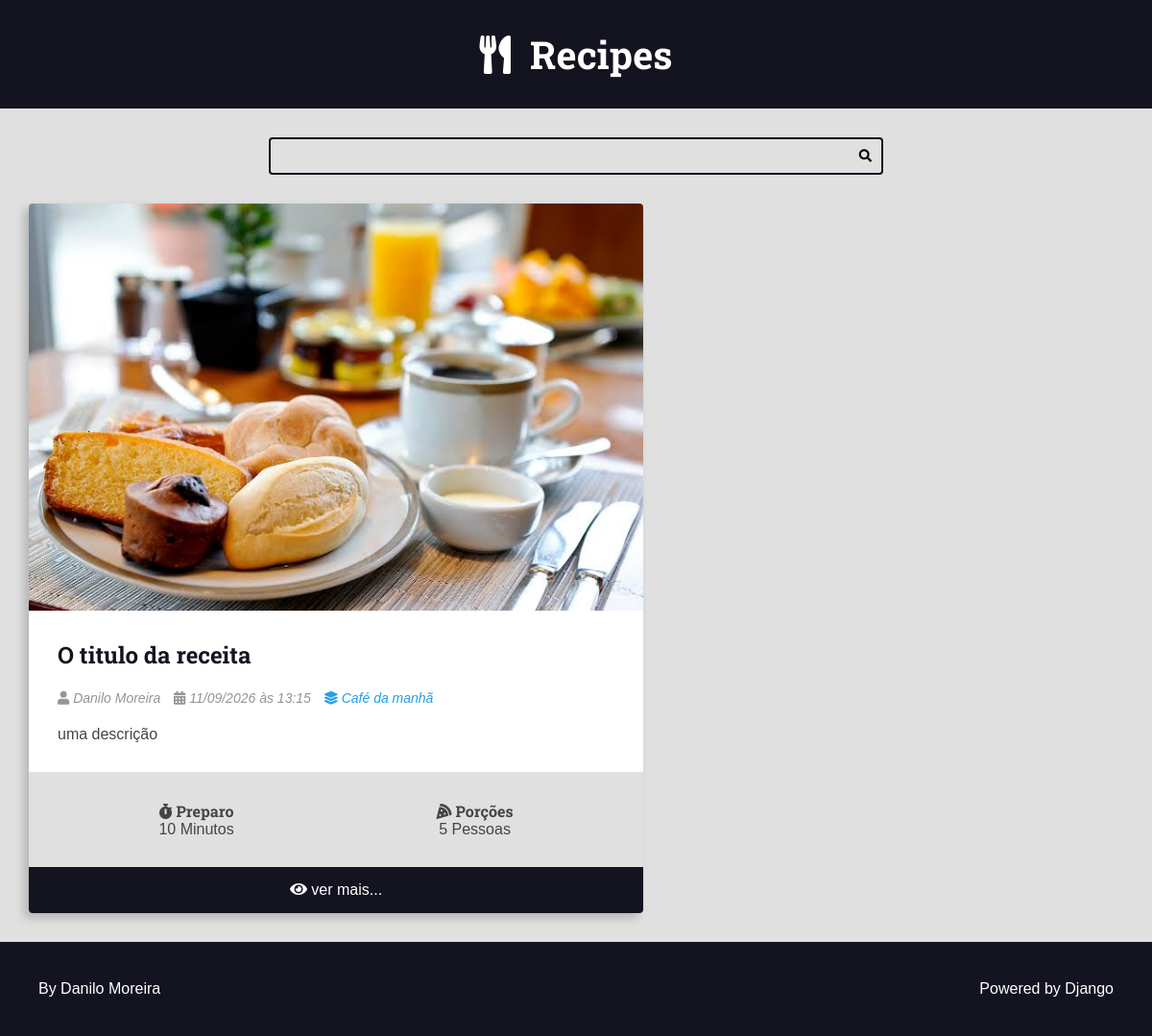
Page /recipes/category/3/ on the committed database.
### recipes/models.py (models this page shows, shortened)
class Recipe(models.Model):
    title = models.CharField(max_length=65)
    description = models.CharField(max_length=165)
    slug = models.SlugField()
    preparation_time = models.IntegerField()
    preparation_time_unit = models.CharField(max_length=65)
    servings = models.IntegerField()
    servings_unit = models.CharField(max_length=65)
    preparation_steps = models.TextField()
    preparation_steps_is_html = models.BooleanField(default=False)
    created_at = models.DateTimeField(auto_now_add=True)
    updated_at = models.DateTimeField(auto_now=True)
    is_published = models.BooleanField(default=False)
    cover = models.ImageField(upload_to='recipes/covers/%Y/%m/%d/', blank=True, default='')
    category = models.ForeignKey(
        Category, on_delete=models.SET_NULL, null=True, blank=True, default=None)
    author = models.ForeignKey(
        User, on_delete=models.SET_NULL, null=True
    )

class Category(models.Model):
    name = models.CharField(max_length=65)

### recipes/views.py (the view)
# urls.py: path('recipes/category/<int:category_id>/',views.category, name="category"),
def category(request, category_id):
    recipes = Recipe.objects.filter(category__id=category_id, is_published=True).order_by('-id')
    return render(request, 'recipes/pages/category.html', context={'recipes': recipes,})

### recipes/templates/recipes/pages/category.html (shortened to what this page needs)
{% extends 'global/base.html' %}
{% block content %}
<div class="main-content main-content-list container">
    {% for recipe in recipes  %}
    {% include 'recipes/partials/recipe.html' %}
    {% endfor %}
</div>
{% endblock content %}

### recipes/templates/recipes/partials/recipe.html (shortened to what this page needs)
<div class="recipe recipe-list-item">
    {% if recipe.cover %}
        <div class="recipe-cover">
            <a href="{% url 'recipes:recipe' recipe.id %}">
                <img src="{{ recipe.cover.url }}" alt="Temporário">
            </a>
        </div>
    {% endif %}
    <div class="recipe-title-container">
        <h2 class="recipe-title">
            <a href="{% url 'recipes:recipe' recipe.id %}">
                {{ recipe.title }}
            </a>
        </h2>
    </div>
    <div class="recipe-author">
        {% if recipe.author is not None%}
            <span class="recipe-author-item">
                <i class="fas fa-user"></i>
                    {% if recipe.author.first_name %}
                        {{ recipe.author.first_name }} {{ recipe.author.last_name }}
                    {% else %}
                        {{ recipe.author.username }}
                    {% endif %}
            </span>
        {% endif %}
        {% if recipe.category is not None %}
            <span class="recipe-author-item">
                <i class="fas fa-calendar-alt"></i>
                {{ recipe.created_at|date:"d/m/Y" }} às {{ recipe.created_at|date:"H:i" }}
            </span>
            <span class="recipe-author-item">
                <a href="{% url 'recipes:category' recipe.category.id %}">
                    <i class="fas fa-layer-group"></i>
                    <span>{{ recipe.category.name }}</span>
                </a>
            </span>
        {% endif %}
    </div>
    <div class="recipe-content">
        <p>{{ recipe.description }}</p>
    </div>
    <div class="recipe-meta-container">
        <div class="recipe-meta recipe-preparation">
            <h3 class="recipe-meta-title"><i class="fas fa-stopwatch"></i> Preparo</h3>
            <div class="recipe-meta-text">
                {{ recipe.preparation_time }} {{ recipe.preparation_time_unit }}
            </div>
        </div>
        <div class="recipe-meta recipe-servings">
            <h3 class="recipe-meta-title"><i class="fas fa-pizza-slice"></i> Porções</h3>
            <div class="recipe-meta-text">
                {{ recipe.servings }} {{ recipe.servings_unit }}
            </div>
        </div>
    </div>
    {% if is_detail_page is not True %}
        <footer class="recipe-footer">
            <a class="recipe-read-more button button-dark button-full-width" href="{% url 'recipes:recipe' recipe.id %}">
                <i class="fas fa-eye"></i>
                <span>ver mais...</span>
            </a>
        </footer>
    {% endif %}
</div>

### recipes/static/recipes/css/styles.css (style rules this page uses)
:root { --color-primary: #269fe6; --color-primary-hover: #2086c2; --color-primary-dark: #13141f; --color-primary-dark-hover: #212336; --color-primary-light: #d4ecfa; --color-primary-light-hover: #bdd8e7; --color-white: #fff; --color-black: #000; --color-dark-text: #444; --color-info-light: #cce5ff; --color-debug-light: #cce5ff; --color-success-light: #d4edda; --color-alert-light: #fff3cd; --color-warning-light: #fff3cd; --color-error-light: #f8d7da; --color-info-dark: #4d86c4; --color-debug-dark: #4d86c4; --color-success-dark: #4a9c5d; --color-alert-dark: #927f40; --color-warning-dark: #927f40; --color-error-dark: #da525d; --color-gray-0: #f9f9f9; --color-gray-1: #e0e0e0; --color-gray-2: #c7c7c7; --color-gray-3: #aeaeae; --color-gray-4: #959595; --color-gray-5: #7d7d7d; --color-gray-6: #646464; --color-gray-7: #4b4b4b; --color-gray-8: #323232; --color-gray-9: #191919; --font-primary: sans-serif; --font-headings: 'Roboto Slab', serif; --spacing-gutter-medium: 3rem; --spacing-gutter-large: 4rem; }
* { padding: 0; margin: 0; box-sizing: border-box; }
html { font-size: 62.5%; }
body { font-size: 1.6rem; font-family: var(--font-primary); background: var(--color-gray-1); color: var(--color-dark-text); }
h1, h2, h3, h4, h5, h6 { font-family: var(--font-headings); }
.container { max-width: 144rem; margin: 0 auto; padding: var(--spacing-gutter-medium); }
.main-content { padding-top: 0; }
.main-content-list { display: grid; grid-template-columns: repeat(auto-fit, minmax(340px, 1fr)); gap: var(--spacing-gutter-large); }
.recipe { background: var(--color-white); box-shadow: -5px 5px 10px rgba(0, 0, 0, 0.2); transform: scale(1); transition: all 300ms ease-in-out; border-radius: 0.4rem; overflow: hidden; }
.recipe img { max-width: 100%; width: 100%; display: block; }
.recipe-list-item { max-width: 64rem; height: fit-content; }
.recipe-title-container { padding: var(--spacing-gutter-medium); padding-bottom: 2rem; }
.recipe-title-container a { text-decoration: none; color: var(--color-primary-dark); }
.recipe-author { padding: 0 var(--spacing-gutter-medium); }
.recipe-content { padding: var(--spacing-gutter-medium); padding-top: 2rem; }
.recipe-author-item { color: var(--color-gray-4); margin-right: 1rem; font-style: italic; font-size: 1.4rem; }
.recipe-author a { color: var(--color-primary); transition: all 300ms ease-in-out; text-decoration: none; }
.recipe-meta-container { display: flex; flex-flow: row wrap; padding: var(--spacing-gutter-medium); background: var(--color-gray-1); }
.recipe-meta { display: flex; flex-flow: column nowrap; flex-shrink: 1; flex-grow: 1; text-align: center; }
.recipe-meta-title { font-size: 1.6rem; }
.recipe-footer a { background: var(--color-primary-dark); display: block; color: var(--color-white); text-decoration: none; text-align: center; padding: 1.5rem var(--spacing-gutter-medium); transition: all 300ms ease-in-out; }

### rows in the picture
Recipe: cover (picture), title "O titulo da receita", author.first_name "Danilo", author.last_name "Moreira", created_at "11/09/2026", created_at "13:15", category.name "Café da manhã", description "uma descrição", preparation_time "10", preparation_time_unit "Minutos", servings "5", servings_unit "Pessoas"
